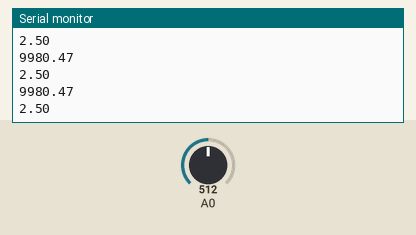
This sketch was run on a simulated Arduino Uno, built with avr-gcc and run on an emulated ATmega328P. On the bench: the last lines printed to the serial monitor. The inputs (shaded band) are chosen by the test bench; at power-on: A0 = 512.

Above: at 1.3 s.
1.4 s: A0 set to 0
At 1.81 s:
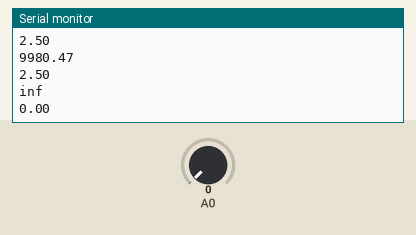
3.5 s: A0 set to 122
At 3.82 s:
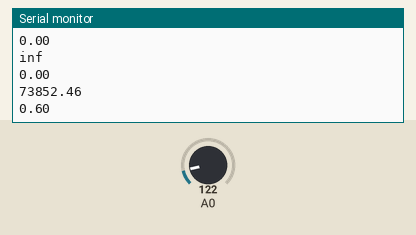
Timing chart, 0 to 6.5 s (numbered marks = the images above; inputs shaded):
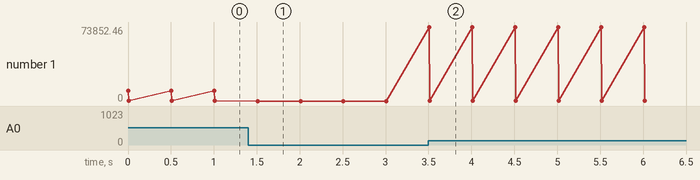

Measured:
- after the input at 1.4 s, the serial monitor: prints a new line after 0.10 s (image 1)
- after the input at 3.5 s, the serial monitor: prints a new line at once (image 2)
- plotted number 1: 2.5 → 0 after the input at 1.4 s, 0 → 0.6 after the input at 3.5 s

The sketch:

PhotoRes_Resistance.ino
```cpp
double v2;
const double R2 = 10000.0;
const double Vs = 5.0;
double photoRes;

void setup() {
  // put your setup code here, to run once:
  Serial.begin(9600);
}

void loop() {
  // put your main code here, to run repeatedly:
  v2 = analogRead(A0)*5.0/1023.0;
  photoRes = (Vs/v2)*R2-R2;
  Serial.println(photoRes);
  Serial.println(v2);
  delay(500);
}
```
